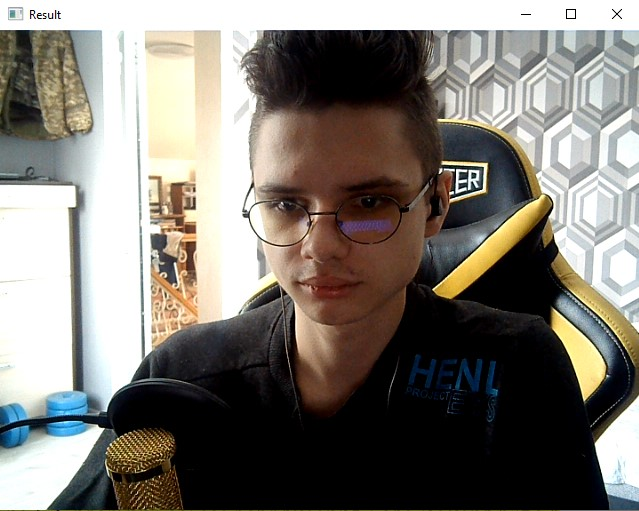
#> input picture lab8/Bashmanivskiy.jpg, 639 x 511 px, found by its file name
$ python LR_8_task_5.py
#> lines starting #> are read from the running program, lines starting #| are printed output that depends on the picture
import cv2 as cv
import numpy as np
from matplotlib import pyplot as plt

# Завантаження основного та зображення-шаблону
img = cv.imread("Bashmanivskiy.JPG", 0)
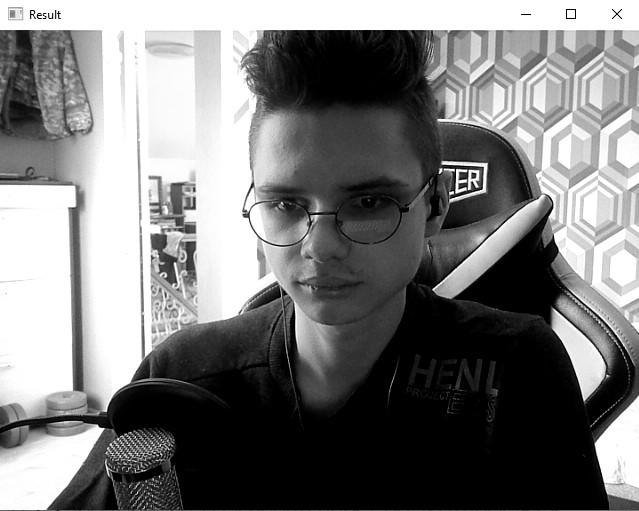
#> img: shape (511, 639); min 0, max 255, mean 122.5
img2 = img.copy()
template = cv.imread("Bashmanivskiy_face.JPG", 0)
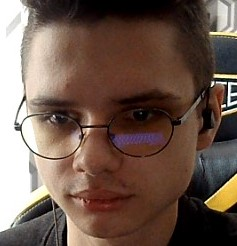
#> input picture lab8/Bashmanivskiy_face.jpg, 237 x 246 px, found by its file name
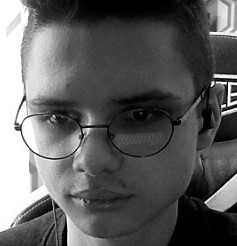
#> template: shape (246, 237); min 0, max 255, mean 94.9
w, h = template.shape[::-1]
#> w = 237; h = 246

# Список методів порівняння
methods = [
    "cv.TM_CCOEFF",
    "cv.TM_CCOEFF_NORMED",
    "cv.TM_CCORR",
    "cv.TM_CCORR_NORMED",
    "cv.TM_SQDIFF",
    "cv.TM_SQDIFF_NORMED",
]

# Перебираємо методи порівняння
for meth in methods:
    img = img2.copy()
    method = eval(meth)

    # Застосовуємо метод шаблонного виявлення
    res = cv.matchTemplate(img, template, method)
    min_val, max_val, min_loc, max_loc = cv.minMaxLoc(res)

    # Визначаємо позицію результату в залежності від методу
    if method in [cv.TM_SQDIFF, cv.TM_SQDIFF_NORMED]:
        top_left = min_loc
    else:
        top_left = max_loc

    bottom_right = (top_left[0] + w, top_left[1] + h)

    # Малюємо прямокутник навколо виявленого регіону
    cv.rectangle(img, top_left, bottom_right, 255, 2)

    # Відображаємо результати порівняння
    plt.subplot(121), plt.imshow(res, cmap="gray")
    plt.title("Matching Result"), plt.xticks([]), plt.yticks([])
    plt.subplot(122), plt.imshow(img, cmap="gray")
    plt.title("Detected Point"), plt.xticks([]), plt.yticks([])
    plt.suptitle(meth)
    plt.show()
#> this loop made 6 passes
#> (min_val, max_val, min_loc, top_left, bottom_right) on passes 1 to 4: (-182396400, 331939936, (380, 5), (228, 87), (465, 333)), (-0.53, 1, (5, 0), (228, 87), (465, 333)), (103047136, 1.19e+09, (330, 265), (0, 147), (237, 393)), (0.305, 1, (402, 264), (228, 87), (465, 333))
#> (min_val, max_val, max_loc, top_left, bottom_right) on passes 5 to 6: (259648, 1.65e+09, (11, 0), (228, 87), (465, 333)), (0.000303, 1, (0, 0), (228, 87), (465, 333))
#> pass 1, `res = cv.matchTemplate(img, template, method)`:
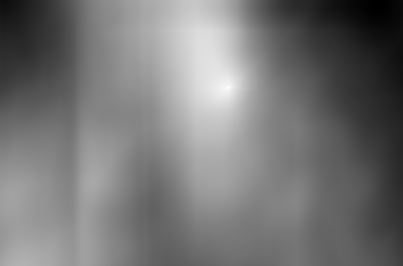
#> res: shape (266, 403) float32; min -182396400, max 331939936, mean 54861116; drawn with min black and max white
#> pass 1, `plt.show()`:
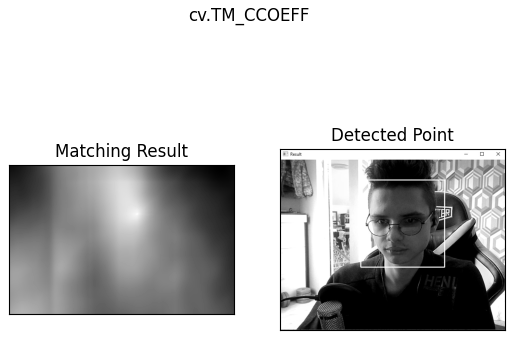
#> figure drawn by matplotlib, 2 panels
#> pass 3, `res = cv.matchTemplate(img, template, method)`:
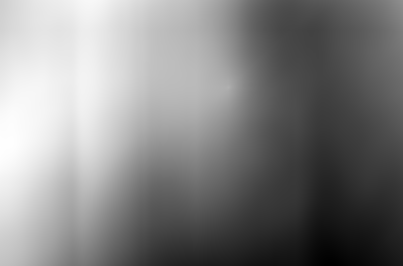
#> res: shape (266, 403) float32; min 103047136, max 1.19e+09, mean 663456192; drawn with min black and max white
#> after the loop:
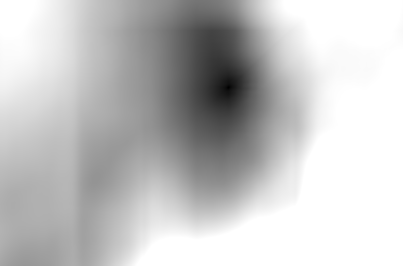
#> res: shape (266, 403) float32; min 0.000303, max 1, mean 0.768
